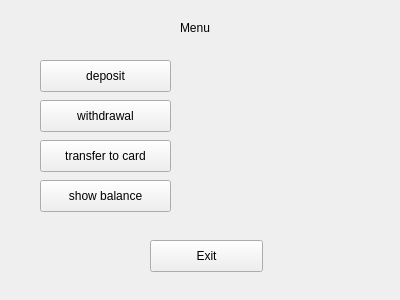
<?xml version="1.0" encoding="UTF-8"?>
<ui version="4.0">
 <class>MenuForm</class>
 <widget class="QWidget" name="MenuForm">
  <property name="geometry">
   <rect>
    <x>0</x>
    <y>0</y>
    <width>400</width>
    <height>300</height>
   </rect>
  </property>
  <property name="windowTitle">
   <string>Form</string>
  </property>
  <widget class="QLabel" name="label">
   <property name="geometry">
    <rect>
     <x>180</x>
     <y>20</y>
     <width>60</width>
     <height>16</height>
    </rect>
   </property>
   <property name="text">
    <string>Menu</string>
   </property>
  </widget>
  <widget class="QPushButton" name="deposit">
   <property name="geometry">
    <rect>
     <x>40</x>
     <y>60</y>
     <width>131</width>
     <height>32</height>
    </rect>
   </property>
   <property name="text">
    <string>deposit</string>
   </property>
  </widget>
  <widget class="QPushButton" name="withdrawal">
   <property name="geometry">
    <rect>
     <x>40</x>
     <y>100</y>
     <width>131</width>
     <height>32</height>
    </rect>
   </property>
   <property name="text">
    <string>withdrawal</string>
   </property>
  </widget>
  <widget class="QPushButton" name="transferToCard">
   <property name="geometry">
    <rect>
     <x>40</x>
     <y>140</y>
     <width>131</width>
     <height>32</height>
    </rect>
   </property>
   <property name="text">
    <string>transfer to card</string>
   </property>
  </widget>
  <widget class="QPushButton" name="showBalance">
   <property name="geometry">
    <rect>
     <x>40</x>
     <y>180</y>
     <width>131</width>
     <height>32</height>
    </rect>
   </property>
   <property name="text">
    <string>show balance</string>
   </property>
  </widget>
  <widget class="QPushButton" name="exit">
   <property name="geometry">
    <rect>
     <x>150</x>
     <y>240</y>
     <width>113</width>
     <height>32</height>
    </rect>
   </property>
   <property name="text">
    <string>Exit</string>
   </property>
  </widget>
 </widget>
 <resources/>
 <connections/>
</ui>
